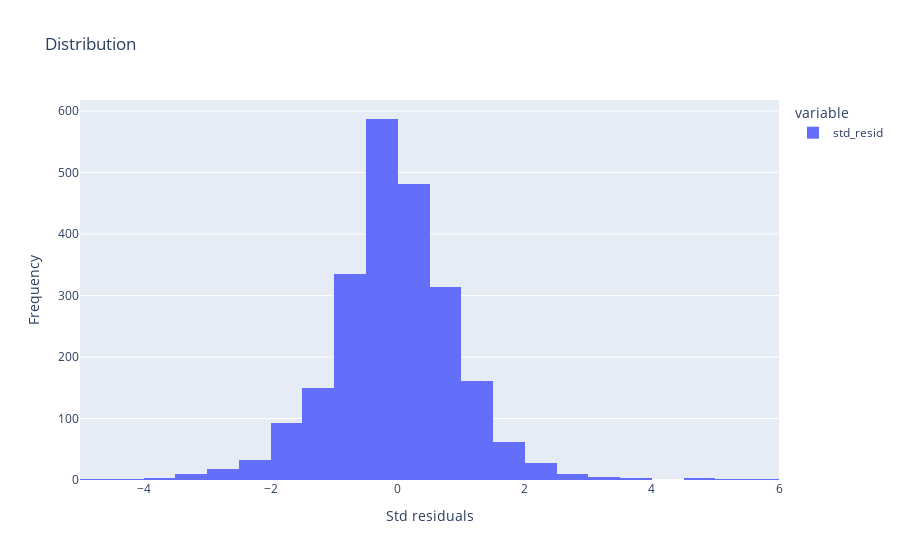

Notebook source saved alongside this figure:
### Code cell
fig = ex.histogram(model.std_resid,title=f"Distribution",nbins=25)
fig.update_layout(xaxis_title="Std residuals",yaxis_title="Frequency")

### Figure 1 — Plotly figure (JSON) as saved in the notebook; plotly's stock layout.template omitted (floating-point values rounded to 4 significant figures; data arrays with more than 128 entries replaced by an {"elided": "..."} marker saying what was removed)
{"data": [{"alignmentgroup": "True", "bingroup": "x", "hovertemplate": "variable=std_resid<br>value=%{x}<br>count=%{y}<extra></extra>", "legendgroup": "std_resid", "marker": {"color": "#636efa", "pattern": {"shape": ""}}, "name": "std_resid", "nbinsx": 25, "offsetgroup": "std_resid", "orientation": "v", "showlegend": true, "type": "histogram", "x": {"elided": "2299 float values"}, "xaxis": "x", "yaxis": "y"}], "layout": {"autosize": true, "barmode": "relative", "legend": {"title": {"text": "variable"}, "tracegroupgap": 0}, "title": {"text": "Distribution"}, "xaxis": {"anchor": "y", "autorange": true, "domain": [0, 1], "range": [-5, 6], "showspikes": false, "title": {"text": "Std residuals"}, "type": "linear"}, "yaxis": {"anchor": "x", "autorange": true, "domain": [0, 1], "range": [0, 617.9], "showspikes": false, "title": {"text": "Frequency"}}}}
